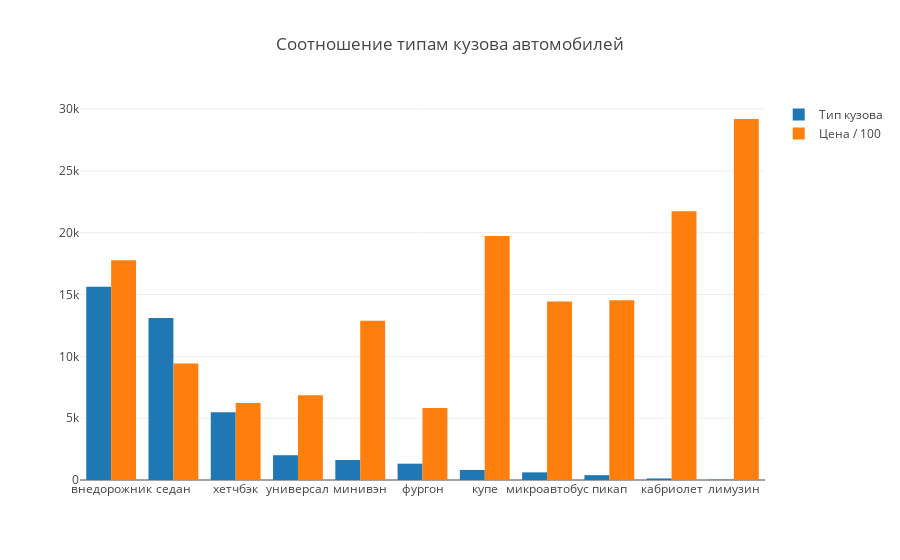

Notebook cell for this chart:
### Code cell
df_type = data['Тип кузова'].value_counts()

trace1 = go.Bar(
    x=df_type.index,
    y=df_type,
    name = 'Тип кузова'
)

trace2 = go.Bar(
    x=df_type_price.index,
    y=df_type_price / 100,
    name = 'Цена / 100'
)

d = [trace1, trace2]
layout = {'title': 'Соотношение типам кузова автомобилей'}

fig = go.Figure(data=d, layout=layout)
iplot(fig, show_link=False)

### Figure 1 — Plotly figure (JSON) as saved in the notebook; plotly's stock layout.template omitted (floating-point values rounded to 4 significant figures)
{"data": [{"name": "Тип кузова", "type": "bar", "uid": "e8c2adba-dcf1-4e42-b3f5-e2649431fdcb", "x": ["внедорожник", "седан", "хетчбэк", "универсал", "минивэн", "фургон", "купе", "микроавтобус", "пикап", "кабриолет", "лимузин"], "y": [15618, 13094, 5484, 2003, 1616, 1321, 813, 616, 392, 126, 21]}, {"name": "Цена / 100", "type": "bar", "uid": "f8db9762-7467-4584-a572-45d80a02107e", "x": ["внедорожник", "кабриолет", "купе", "лимузин", "микроавтобус", "минивэн", "пикап", "седан", "универсал", "фургон", "хетчбэк"], "y": [17780.0, 21740.0, 19740.0, 29190.0, 14430.0, 12870.0, 14540.0, 9420.0, 6860.0, 5819.0, 6223.0]}], "layout": {"title": "Соотношение типам кузова автомобилей"}}
